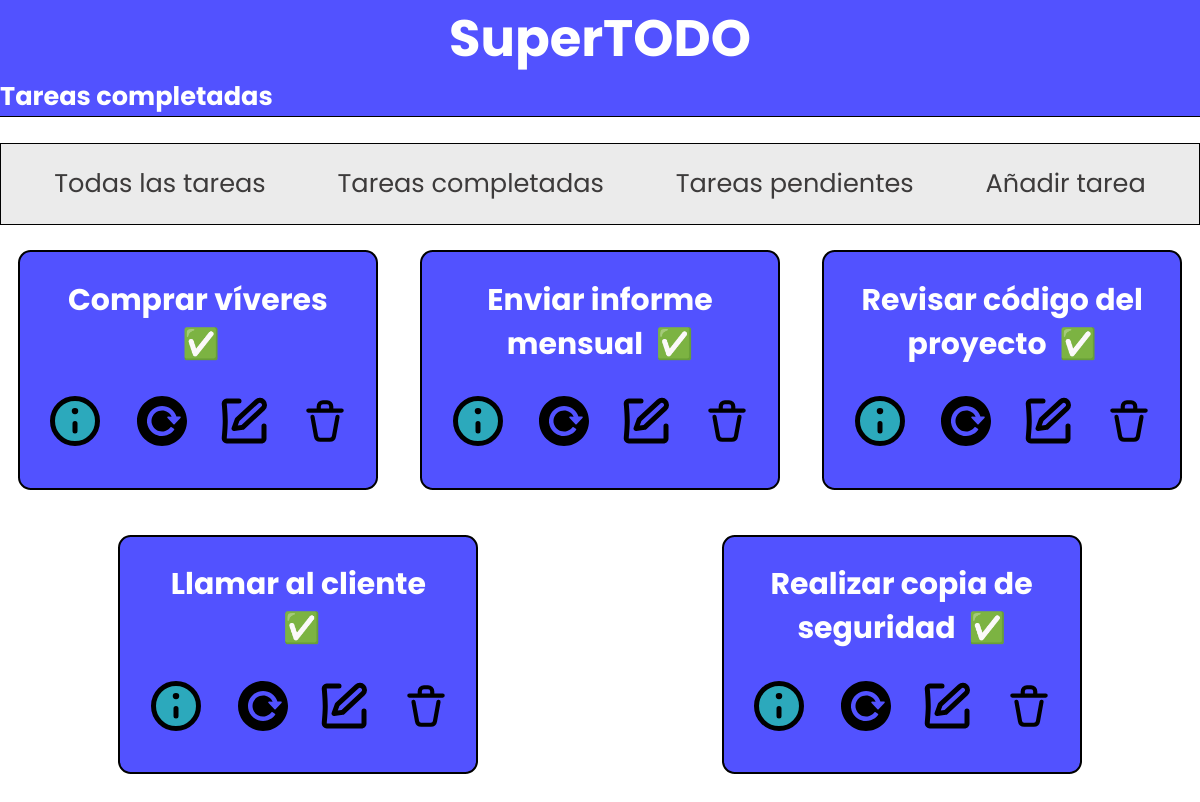
The app's page /tasks/completed/ with its own data.
### tasks/models.py (models this page shows)
class Task(models.Model):
    name = models.CharField(max_length=256)
    description = models.TextField(blank=True)
    slug = models.SlugField(unique=True, max_length=128)
    completed = models.BooleanField(default=False)
    created_at = models.DateTimeField(auto_now_add=True)
    updated_at = models.DateTimeField(auto_now=True)
    def __str__(self):
        return self.name

### tasks/views.py (the view)
# urls.py: path('completed/', views.task_list_completed, name='task-list-completed'),
def task_list_completed(request):
    tasks = Task.objects.filter(completed=True)
    return render(
        request, 'tasks/task/list.html', {'tasks': tasks, 'subtitle': 'Tareas completadas'}
    )

### tasks/templates/tasks/task/list.html (shortened to what this page needs)
{% extends 'base.html' %}
{% block content %}
<nav class="menu">
      <ul>
        <li><a href="{% url 'tasks:task-list' %}">Todas las tareas</a></li>
        <li><a href="{% url 'tasks:task-list-completed' %}">Tareas completadas</a></li>
        <li><a href="{% url 'tasks:task-list-pending' %}">Tareas pendientes</a></li>
        <li><a href="{% url 'tasks:add-task' %}">Añadir tarea</a></li>
      </ul>
  </nav>
  <ul>
    {% for task in tasks %}
    <li>
      <article>
          <h3>{{ task }} <span class = "check">{{ task.completed|yesno:'✅,❌' }}</span></h3>
        <nav>
          <ul class="tasks-options">
            <li class="option option-detail"><a title='Detalles' href="{% url 'tasks:task-detail' task.slug %}"></a></li>
            <li class="option option-status"><a title='Estado' href="{% url 'tasks:toggle-task' task.slug %}"></a></li>
            <li class="option option-edit"><a title='Editar' href="{% url 'tasks:edit-task' task.slug %}"></a></li>
            <li class="option option-delete"><a title='Borrar' href="{% url 'tasks:delete-task' task.slug %}"><svg xmlns="http://www.w3.org/2000/svg" width="50" height="50" fill="none" viewBox="0 0 24 24"><path stroke="#000" stroke-linecap="round" stroke-linejoin="round" stroke-width="2" d="M4 7h16M6 10l1.701 9.358A2 2 0 0 0 9.67 21h4.662a2 2 0 0 0 1.968-1.642L18 10M9 5a2 2 0 0 1 2-2h2a2 2 0 0 1 2 2v2H9V5Z"/></svg></a></li>
          </ul>
        </nav>
      </article>
    </li>
    {% empty %}
    <p>Nada que hacer. ¡Enhorabuena!</p>
    {% endfor %}
  </ul>
{% endblock %}

### shared/static/css/base.css (style rules this page uses)
* { margin: 0; padding: 0; box-sizing: border-box; }
body { font-family: "Poppins"; }
html { font-size: 62.5%; font-size: 1.6rem; }
h3 { text-align: center; }
article { color: #fff; display: flex; flex-direction: column; border: 2px solid black; margin-bottom: 1.5rem; width: 30vw; padding: 1rem; border-radius: 0.5rem; gap: 1rem; background-color: rgb(82, 82, 255); }
ul { display: flex; flex-direction: row; justify-content: space-around; flex-wrap: wrap; gap: 0.25rem; }
.tasks-options { display: flex; flex-direction: row; justify-content: space-between; flex-wrap: wrap; align-items: center; text-align: center; }
li { list-style: none; }
a { text-decoration: none; }
.option { max-width: 3rem; }
.menu { margin: 1rem 0; padding: 0.8rem; border: 1px solid #000; background-color: #ebebeb; }
.menu a { color: #3d3b3b; }
.check { margin-left: 0.25rem; }

### records on screen
Task: name "Comprar víveres", completed "✅"
Task: name "Enviar informe mensual", completed "✅"
Task: name "Revisar código del proyecto", completed "✅"
Task: name "Llamar al cliente", completed "✅"
Task: name "Realizar copia de seguridad", completed "✅"

### other values on screen
{{ subtitle }} "Tareas completadas"
